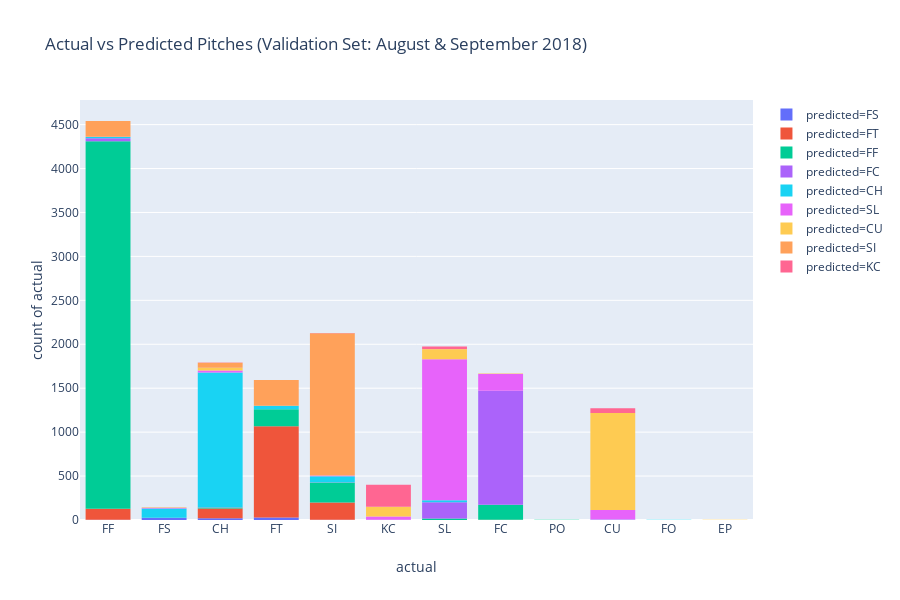

This figure's notebook cell:
### Code cell
import plotly_express as px

px.histogram(results_df, x='actual', y='actual'
             ,color='predicted', histfunc='count'
             ,title='Actual vs Predicted Pitches (Validation Set: August & September 2018)'
            )

### Figure 1 — Plotly figure (JSON) as saved in the notebook; plotly's stock layout.template omitted (floating-point values rounded to 4 significant figures; data arrays with more than 128 entries replaced by an {"elided": "..."} marker saying what was removed)
{"data": [{"alignmentgroup": "True", "histfunc": "count", "hoverlabel": {"namelength": 0}, "hovertemplate": "predicted=FS<br>actual=%{x}<br>count of actual=%{y}", "legendgroup": "predicted=FS", "marker": {"color": "#636efa"}, "name": "predicted=FS", "offsetgroup": "predicted=FS", "orientation": "v", "showlegend": true, "type": "histogram", "uid": "47d2a464-91ab-40c2-980d-33e4952957eb", "x": ["FF", "FS", "FF", "CH", "FS", "FS", "FS", "FT", "CH", "SI", "CH", "KC", "CH", "CH", "CH", "CH", "CH", "CH", "FS", "FS", "FS", "CH", "CH", "CH", "CH", "CH", "KC", "SI", "CH", "FS", "FT", "FS", "FS", "FS", "FS", "FS", "FS", "FS", "FS", "FS", "FS", "FS", "FS", "FS", "FT", "FS", "FS", "FS", "FS", "FS", "CH", "FT", "FT", "FT", "FT", "FT", "FT", "FT", "FT", "FT", "FT", "FT", "FT", "FT", "FT", "FT", "FT", "FT", "FT", "FT", "FT", "FT", "FT", "SL", "CH", "SI", "FT", "FT", "FT", "FT", "CH", "CH"], "xaxis": "x", "y": ["FF", "FS", "FF", "CH", "FS", "FS", "FS", "FT", "CH", "SI", "CH", "KC", "CH", "CH", "CH", "CH", "CH", "CH", "FS", "FS", "FS", "CH", "CH", "CH", "CH", "CH", "KC", "SI", "CH", "FS", "FT", "FS", "FS", "FS", "FS", "FS", "FS", "FS", "FS", "FS", "FS", "FS", "FS", "FS", "FT", "FS", "FS", "FS", "FS", "FS", "CH", "FT", "FT", "FT", "FT", "FT", "FT", "FT", "FT", "FT", "FT", "FT", "FT", "FT", "FT", "FT", "FT", "FT", "FT", "FT", "FT", "FT", "FT", "SL", "CH", "SI", "FT", "FT", "FT", "FT", "CH", "CH"], "yaxis": "y"}, {"alignmentgroup": "True", "histfunc": "count", "hoverlabel": {"namelength": 0}, "hovertemplate": "predicted=FT<br>actual=%{x}<br>count of actual=%{y}", "legendgroup": "predicted=FT", "marker": {"color": "#EF553B"}, "name": "predicted=FT", "offsetgroup": "predicted=FT", "orientation": "v", "showlegend": true, "type": "histogram", "uid": "591938cf-d237-49ed-b4ef-da6c5a90924b", "x": {"elided": "1476 str values"}, "xaxis": "x", "y": {"elided": "1476 str values"}, "yaxis": "y"}, {"alignmentgroup": "True", "histfunc": "count", "hoverlabel": {"namelength": 0}, "hovertemplate": "predicted=FF<br>actual=%{x}<br>count of actual=%{y}", "legendgroup": "predicted=FF", "marker": {"color": "#00cc96"}, "name": "predicted=FF", "offsetgroup": "predicted=FF", "orientation": "v", "showlegend": true, "type": "histogram", "uid": "217e41db-b75b-4fa6-aff3-f06da3051c23", "x": {"elided": "4804 str values"}, "xaxis": "x", "y": {"elided": "4804 str values"}, "yaxis": "y"}, {"alignmentgroup": "True", "histfunc": "count", "hoverlabel": {"namelength": 0}, "hovertemplate": "predicted=FC<br>actual=%{x}<br>count of actual=%{y}", "legendgroup": "predicted=FC", "marker": {"color": "#ab63fa"}, "name": "predicted=FC", "offsetgroup": "predicted=FC", "orientation": "v", "showlegend": true, "type": "histogram", "uid": "21ecf9b3-2408-449d-b2d6-259b992a64ba", "x": {"elided": "1521 str values"}, "xaxis": "x", "y": {"elided": "1521 str values"}, "yaxis": "y"}, {"alignmentgroup": "True", "histfunc": "count", "hoverlabel": {"namelength": 0}, "hovertemplate": "predicted=CH<br>actual=%{x}<br>count of actual=%{y}", "legendgroup": "predicted=CH", "marker": {"color": "#19d3f3"}, "name": "predicted=CH", "offsetgroup": "predicted=CH", "orientation": "v", "showlegend": true, "type": "histogram", "uid": "27cfd428-ad27-48af-abb8-69df6dbadce0", "x": {"elided": "1793 str values"}, "xaxis": "x", "y": {"elided": "1793 str values"}, "yaxis": "y"}, {"alignmentgroup": "True", "histfunc": "count", "hoverlabel": {"namelength": 0}, "hovertemplate": "predicted=SL<br>actual=%{x}<br>count of actual=%{y}", "legendgroup": "predicted=SL", "marker": {"color": "#e763fa"}, "name": "predicted=SL", "offsetgroup": "predicted=SL", "orientation": "v", "showlegend": true, "type": "histogram", "uid": "75cfd3ca-06d6-4b3b-a84d-22ae1af40792", "x": {"elided": "1983 str values"}, "xaxis": "x", "y": {"elided": "1983 str values"}, "yaxis": "y"}, {"alignmentgroup": "True", "histfunc": "count", "hoverlabel": {"namelength": 0}, "hovertemplate": "predicted=CU<br>actual=%{x}<br>count of actual=%{y}", "legendgroup": "predicted=CU", "marker": {"color": "#FECB52"}, "name": "predicted=CU", "offsetgroup": "predicted=CU", "orientation": "v", "showlegend": true, "type": "histogram", "uid": "8f06ac30-9c6e-4fdf-b4fd-f261444cea0f", "x": {"elided": "1361 str values"}, "xaxis": "x", "y": {"elided": "1361 str values"}, "yaxis": "y"}, {"alignmentgroup": "True", "histfunc": "count", "hoverlabel": {"namelength": 0}, "hovertemplate": "predicted=SI<br>actual=%{x}<br>count of actual=%{y}", "legendgroup": "predicted=SI", "marker": {"color": "#FFA15A"}, "name": "predicted=SI", "offsetgroup": "predicted=SI", "orientation": "v", "showlegend": true, "type": "histogram", "uid": "f1b01f47-dc1a-4764-aeb0-4151b6149df8", "x": {"elided": "2157 str values"}, "xaxis": "x", "y": {"elided": "2157 str values"}, "yaxis": "y"}, {"alignmentgroup": "True", "histfunc": "count", "hoverlabel": {"namelength": 0}, "hovertemplate": "predicted=KC<br>actual=%{x}<br>count of actual=%{y}", "legendgroup": "predicted=KC", "marker": {"color": "#FF6692"}, "name": "predicted=KC", "offsetgroup": "predicted=KC", "orientation": "v", "showlegend": true, "type": "histogram", "uid": "ddb157a4-40af-49c2-a387-1ecca45ae0b1", "x": {"elided": "340 str values"}, "xaxis": "x", "y": {"elided": "340 str values"}, "yaxis": "y"}], "layout": {"barmode": "relative", "grid": {"xaxes": ["x"], "xgap": 0.1, "xside": "bottom", "yaxes": ["y"], "ygap": 0.1, "yside": "left"}, "height": 600, "legend": {"tracegroupgap": 0}, "title": {"text": "Actual vs Predicted Pitches (Validation Set: August & September 2018)"}, "xaxis": {"title": {"text": "actual"}}, "yaxis": {"title": {"text": "count of actual"}}}}
